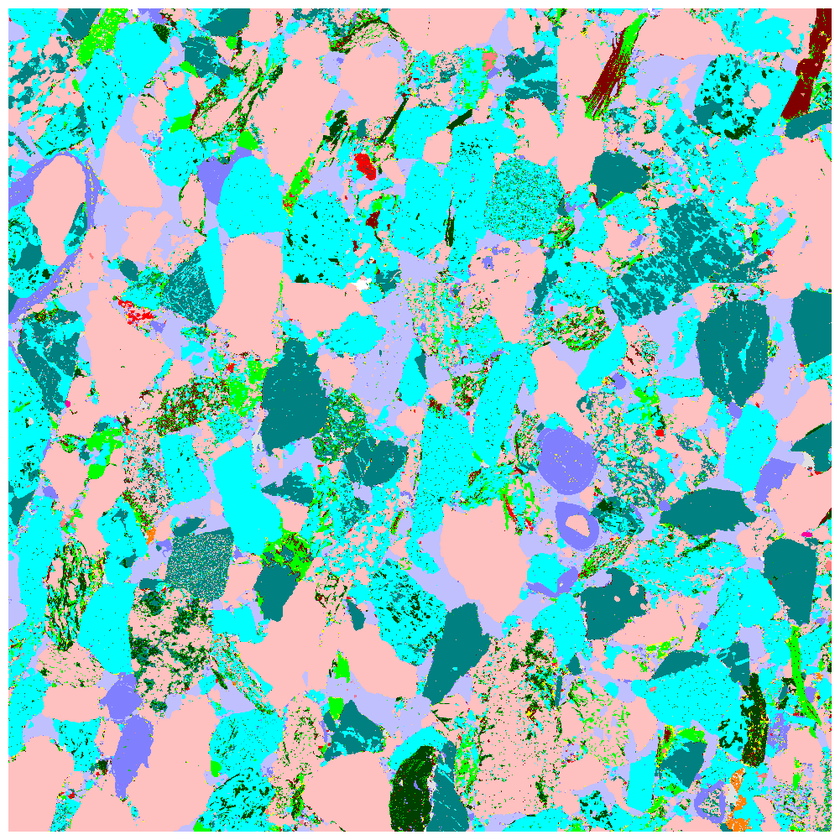
#> input picture yashi.png, 840 x 840 px, shrunk from 1001 x 1001 before the run, found by its file name
$ python ColorDetection.py
#> lines starting #> are read from the running program, lines starting #| are printed output that depends on the picture; after the words box and inside, x2 and y2 are one past the last pixel; in counts of white or black regions, pixels touching at a corner belong together
# -*- coding: utf-8 -*-
# @Time : 2020/3/4 上午10:15
# @Author : LuoLu
# @FileName: ColorDetection.py
# @Software: PyCharm
# @Github ：https://github.com/luolugithub
# @E-mail ：argluolu@gmail.com

from __future__ import division
import cv2
import numpy as np


def nothing(*arg):
    pass


# Initial HSV GUI slider values to load on program start.
# icol = (36, 202, 59, 71, 255, 255)  # Green
# icol = (18, 0, 196, 36, 255, 255)  # Yellow
icol = (89, 0, 0, 125, 255, 255)  # Blue
# icol = (0, 100, 80, 10, 255, 255)   # Red
cv2.namedWindow('colorTest')
# Lower range colour sliders.
cv2.createTrackbar('lowHue', 'colorTest', icol[0], 255, nothing)
cv2.createTrackbar('lowSat', 'colorTest', icol[1], 255, nothing)
cv2.createTrackbar('lowVal', 'colorTest', icol[2], 255, nothing)
# Higher range colour sliders.
cv2.createTrackbar('highHue', 'colorTest', icol[3], 255, nothing)
cv2.createTrackbar('highSat', 'colorTest', icol[4], 255, nothing)
cv2.createTrackbar('highVal', 'colorTest', icol[5], 255, nothing)

# Raspberry pi file path example.
# frame = cv2.imread('/home/pi/python3/opencv/color-test/colour-circles-test.jpg')
# Windows file path example.
frame = cv2.imread('/home/luolu/PycharmProjects/BONC Cloudiip/yashi.png')
#> frame is the input picture: shape (840, 840, 3); mean B, G, R 193.7, 197.6, 125.7

while True:
    # Get HSV values from the GUI sliders.
    lowHue = cv2.getTrackbarPos('lowHue', 'colorTest')
    lowSat = cv2.getTrackbarPos('lowSat', 'colorTest')
    lowVal = cv2.getTrackbarPos('lowVal', 'colorTest')
    highHue = cv2.getTrackbarPos('highHue', 'colorTest')
    highSat = cv2.getTrackbarPos('highSat', 'colorTest')
    highVal = cv2.getTrackbarPos('highVal', 'colorTest')

    # Show the original image.
    cv2.imshow('frame', frame)

    # Blur methods available, comment or uncomment to try different blur methods.
    frameBGR = cv2.GaussianBlur(frame, (7, 7), 0)
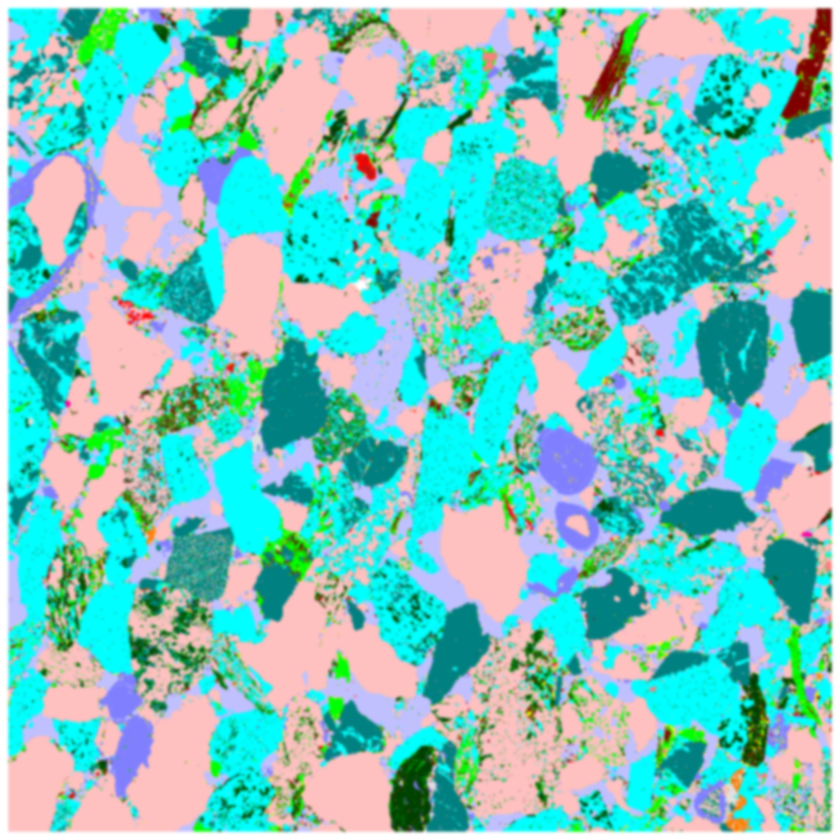
#> frameBGR: shape (840, 840, 3); mean B, G, R 193.7, 197.6, 125.7
    # frameBGR = cv2.medianBlur(frameBGR, 7)
    # frameBGR = cv2.bilateralFilter(frameBGR, 15 ,75, 75)
    """kernal = np.ones((15, 15), np.float32)/255
    frameBGR = cv2.filter2D(frameBGR, -1, kernal)"""

    # Show blurred image.
    cv2.imshow('blurred', frameBGR)

    # HSV (Hue, Saturation, Value).
    # Convert the frame to HSV colour model.
    hsv = cv2.cvtColor(frameBGR, cv2.COLOR_BGR2HSV)
#> hsv: shape (840, 840, 3); mean H, S, V 67.5, 136.8, 222

    # HSV values to define a colour range.
    colorLow = np.array([lowHue, lowSat, lowVal])
    colorHigh = np.array([highHue, highSat, highVal])
    mask = cv2.inRange(hsv, colorLow, colorHigh)
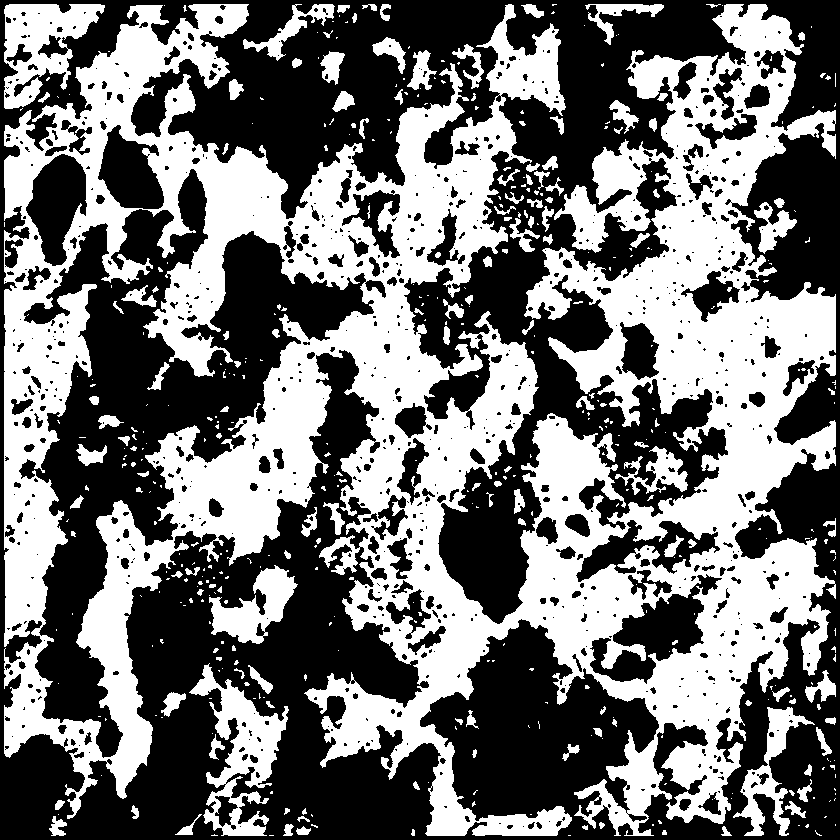
#> mask: shape (840, 840); 45.1% white; 462 white regions (317 under 20 px), largest, box (x1, y1, x2, y2) and area: (4, 4, 836, 836) 281112, (189, 663, 289, 836) 6194, (4, 4, 105, 109) 5365
    # Show the first mask
    cv2.imshow('mask-plain', mask)

    kernal = cv2.getStructuringElement(cv2.MORPH_ELLIPSE, (7, 7))
    mask = cv2.morphologyEx(mask, cv2.MORPH_CLOSE, kernal)
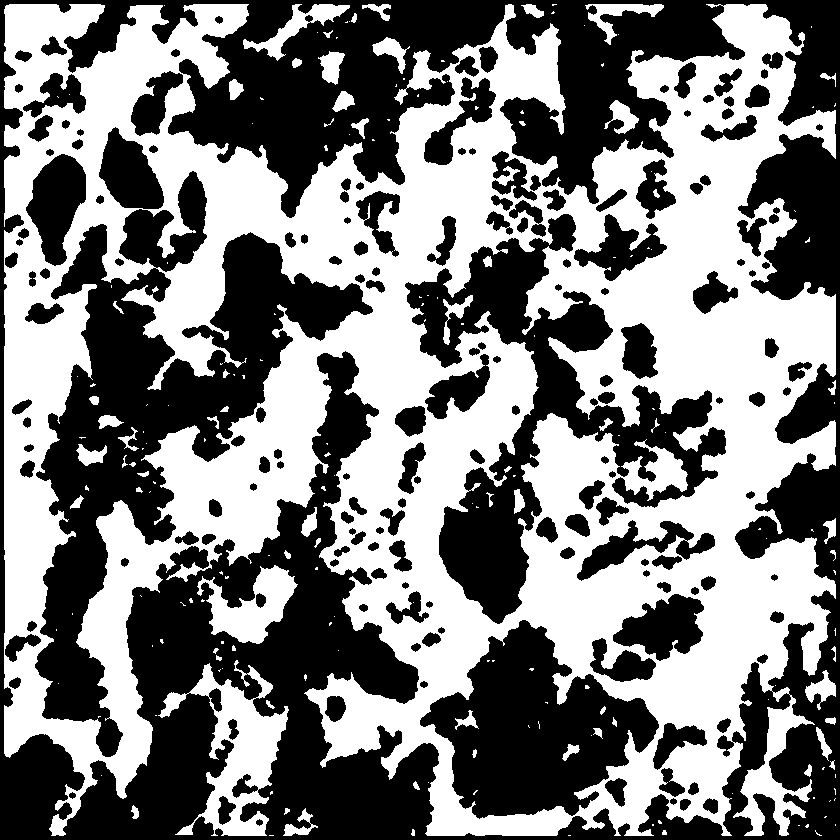
#> mask: shape (840, 840); 49.4% white; 199 white regions (131 under 20 px), largest, box (x1, y1, x2, y2) and area: (4, 4, 836, 836) 326246, (158, 660, 289, 836) 8149, (197, 565, 298, 644) 3725
    mask = cv2.morphologyEx(mask, cv2.MORPH_OPEN, kernal)
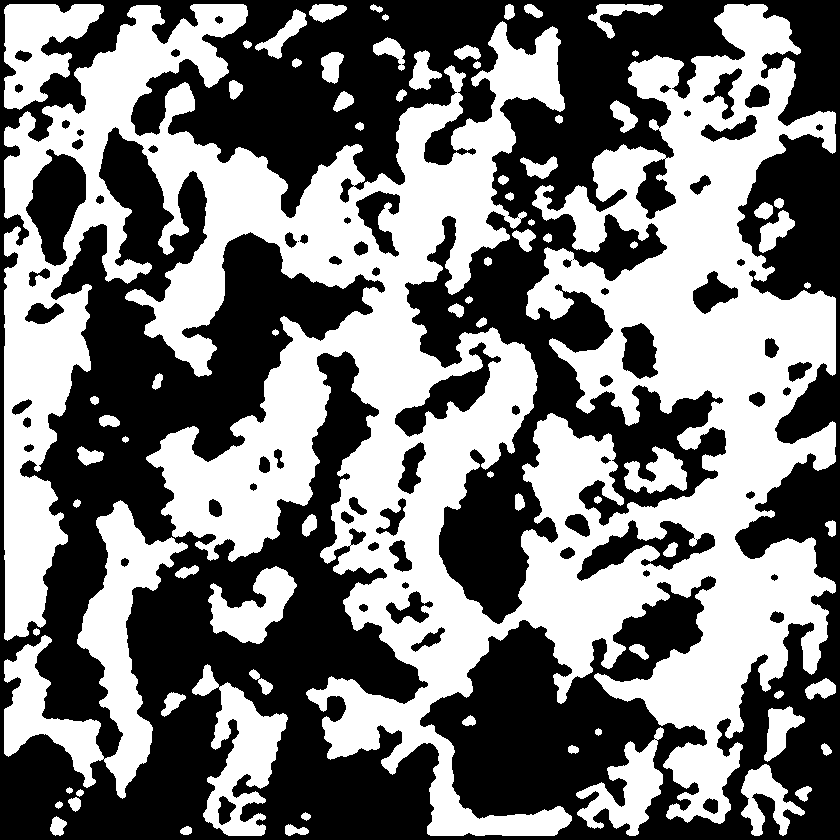
#> mask: shape (840, 840); 47.4% white; 78 white regions, largest, box (x1, y1, x2, y2) and area: (4, 4, 836, 836) 280141, (4, 500, 188, 799) 16882, (192, 664, 288, 836) 6870

    # Show morphological transformation mask
    cv2.imshow('mask', mask)

    # Put mask over top of the original image.
    result = cv2.bitwise_and(frame, frame, mask=mask)
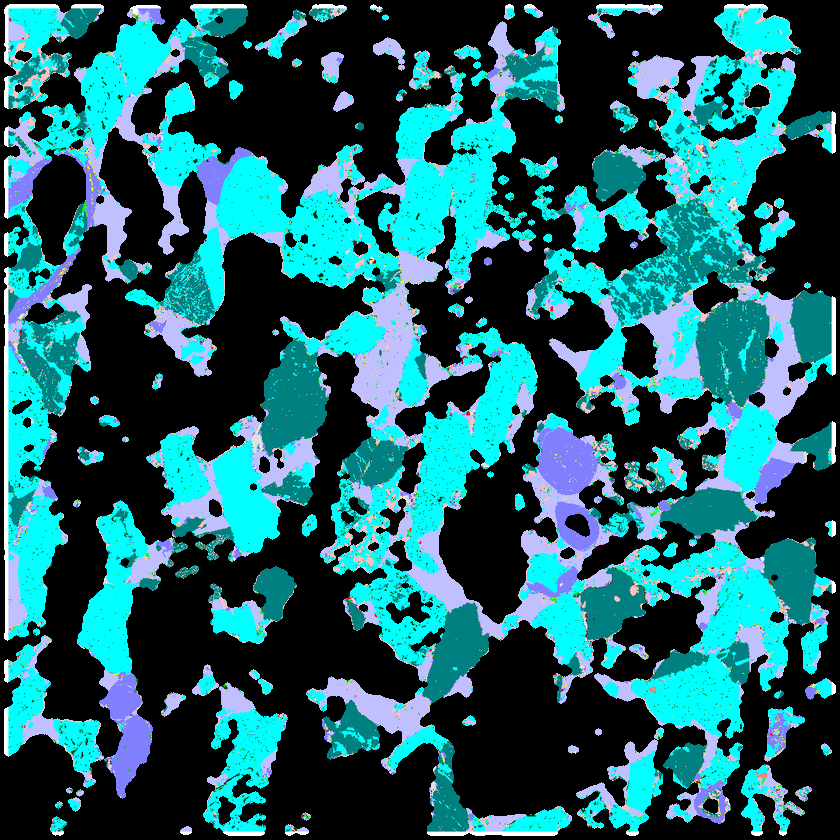
#> result: shape (840, 840, 3); mean B, G, R 104.5, 97.1, 29.4

    # Show final output image
    cv2.imshow('colorTest', result)

    k = cv2.waitKey(5) & 0xFF
#> (key Esc is pressed here)
    if k == 27:
        break

cv2.destroyAllWindows()
